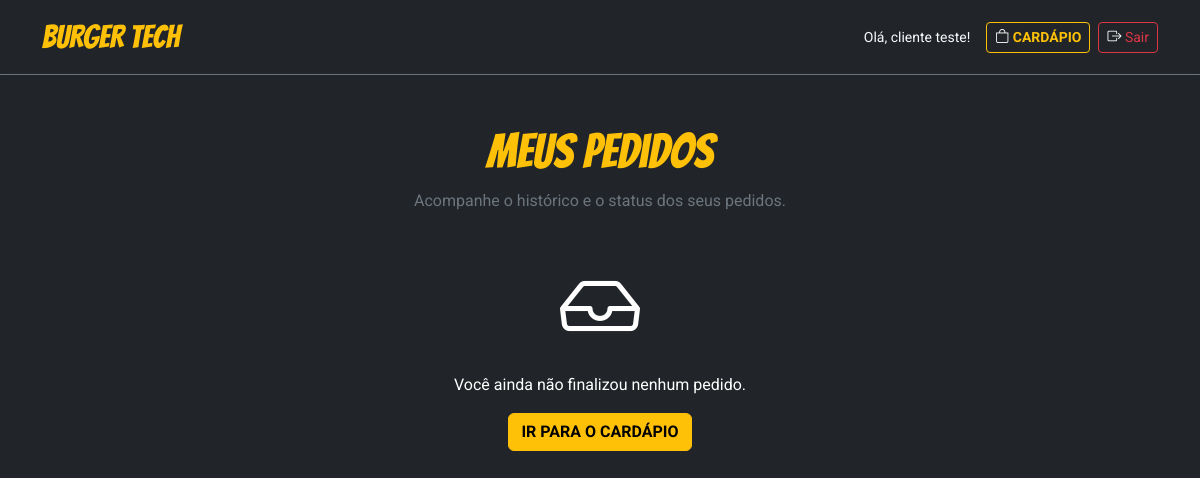
Before: /historico (signed in) with the older database file.
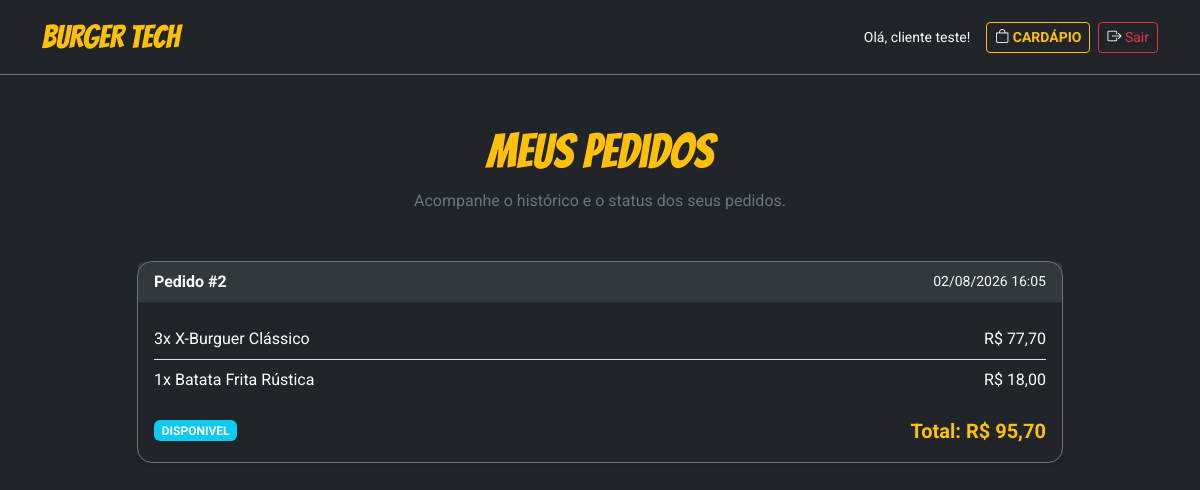
After: the same page with the newer database file.
### app/models/pedido.py (models this page shows, shortened)
class Pedido(db.Model):
    __tablename__ = "pedido"
    id = db.Column(db.Integer, primary_key=True)
    usuario_id = db.Column(db.Integer, db.ForeignKey("usuario.id"), nullable=False)
    data = db.Column(db.DateTime, nullable=True)
    status = db.Column(db.String(20), default=Status.CARRINHO.value)
    usuario = db.relationship("Usuario", back_populates="pedidos")
    itens = db.relationship(
        "ItemPedido", backref="pedido", cascade="all, delete-orphan", lazy=True
    )

### app/models/item_pedido.py (models this page shows, shortened)
class ItemPedido(db.Model):
    __tablename__ = "item_pedido"
    id = db.Column(db.Integer, primary_key=True)
    pedido_id = db.Column(db.Integer, db.ForeignKey("pedido.id"), nullable=False)
    item_id = db.Column(db.Integer, db.ForeignKey("item.id"), nullable=False)
    quantidade = db.Column(db.Integer, nullable=False, default=1)
    subtotal = db.Column(db.Float, nullable=False)
    item = db.relationship("Item")

### app/models/item.py (models this page shows, shortened)
class Item(db.Model):
    __tablename__ = "item"
    id = db.Column(db.Integer, primary_key=True)
    nome = db.Column(db.String(80), nullable=False, unique=True)
    preco = db.Column(db.Float, nullable=False)
    descricao = db.Column(db.String(255), nullable=False)
    imagem = db.Column(db.String(255), nullable=False)

### app/routes/home_routes.py (the view)
@home_bp.route("/historico", methods=["GET"])
@login_required
def historico():
    pedidos = pedido_ctrl.query_all({"usuario_id": current_user.id})
    pedidos_finalizados = [
        p for p in pedidos if p.status != Status.CARRINHO.value
    ]
    pedidos_finalizados.sort(key=lambda p: p.data or datetime.min, reverse=True)
    return render_template(
        "historico.html",
        pedidos=pedidos_finalizados,
        nome_usuario=(current_user.nome if current_user else "Usuário"),
    )

### app/app.py (called while the page is built)
@login_manager.user_loader
def load_user(user_id: id):
    return cliente_ctrl.get_by_id(user_id)

### app/controllers/base_controller.py (called while the page is built)
    def get_by_id(self, record_id: int):
        record = self.model.query.get(record_id)
        if not record:
            abort(404, description=f"{self.model.__name__} não encontrado.")
        return record

    def query_all(self, filters: dict) -> list:
        valid_filters = {k: v for k, v in filters.items() if hasattr(self.model, k)}
        return self.model.query.filter_by(**valid_filters).all()

### app/templates/historico.html (shortened to what this page needs)
{% extends "base.html" %}
{% block navbar %}
<nav class="navbar navbar-expand-lg navbar-dark bg-dark border-bottom border-secondary shadow-sm sticky-top">
  <div class="container">
    <a class="navbar-brand brand-font m-0" href="#" style="font-size: 2rem">BURGER TECH</a>
    <div class="d-flex align-items-center">
      <span class="me-3 d-none d-md-inline text-light small">Olá, {{ nome_usuario }}!</span>
      <a href="{{ url_for('home.home') }}" class="btn btn-outline-warning btn-sm me-2">
        <i class="bi bi-bag"></i> Cardápio
      </a>
      <a href="{{ url_for('login_cadastro.logout') }}" class="btn btn-outline-danger btn-sm">
        <i class="bi bi-box-arrow-right"></i> Sair
      </a>
    </div>
  </div>
</nav>
{% endblock %}
{% block content %}
<div class="container my-5">
  <div class="text-center mb-5">
    <h2 class="brand-font" style="font-size: 3rem">Meus Pedidos</h2>
    <p class="text-secondary">Acompanhe o histórico e o status dos seus pedidos.</p>
  </div>
  {% if pedidos %}
  <div class="row justify-content-center">
    <div class="col-md-10">
      {% for pedido in pedidos %}
      <div class="card bg-dark border-secondary shadow-sm mb-4">
        <div class="card-header bg-secondary bg-opacity-25 d-flex justify-content-between align-items-center">
          <span class="fw-bold">Pedido #{{ pedido.id }}</span>
          <span class="small text-light">{{ pedido.data.strftime('%d/%m/%Y %H:%M') if pedido.data else '-' }}</span>
        </div>
        <div class="card-body">
          <ul class="list-group list-group-flush bg-transparent mb-3">
            {% for item_pedido in pedido.itens %}
            <li class="list-group-item bg-transparent text-light d-flex justify-content-between px-0">
              <span>{{ item_pedido.quantidade }}x {{ item_pedido.item.nome }}</span>
              <span>R$ {{ "%.2f"|format(item_pedido.subtotal)|replace('.', ',') }}</span>
            </li>
            {% endfor %}
          </ul>
          <div class="d-flex justify-content-between align-items-center">
            {% if pedido.status == "DISPONIVEL" %}
            <span class="badge bg-info">{{ pedido.status }}</span>
            {% elif pedido.status == "FAZENDO" %}
            <span class="badge bg-warning text-dark">{{ pedido.status }}</span>
            {% else %}
            <span class="badge bg-success">{{ pedido.status }}</span>
            {% endif %}
            <span class="fs-5 fw-bold text-warning">
              Total: R$ {{ "%.2f"|format(pedido.itens|sum(attribute='subtotal'))|replace('.', ',') }}
            </span>
          </div>
        </div>
      </div>
      {% endfor %}
    </div>
  </div>
  {% else %}
  <div class="text-center text-secondary">
    <i class="bi bi-inbox display-1 d-block mb-3"></i>
    <p>Você ainda não finalizou nenhum pedido.</p>
    <a href="{{ url_for('home.home') }}" class="btn btn-warning">Ir para o Cardápio</a>
  </div>
  {% endif %}
</div>
{% endblock %}

Changed rows visible on the page:
now on this page (row edited): Pedido: id "2", data "02/08/2026 16:05", status "DISPONIVEL", itens "95,70"
now on this page (row edited): ItemPedido: quantidade "3", item.nome "X-Burguer Clássico", subtotal "77,70"
added ItemPedido: quantidade "1", item.nome "Batata Frita Rústica", subtotal "18,00"
Other visible differences:
text no longer shown: "Você ainda não finalizou nenhum pedido. IR PARA O CARDÁPIO"
